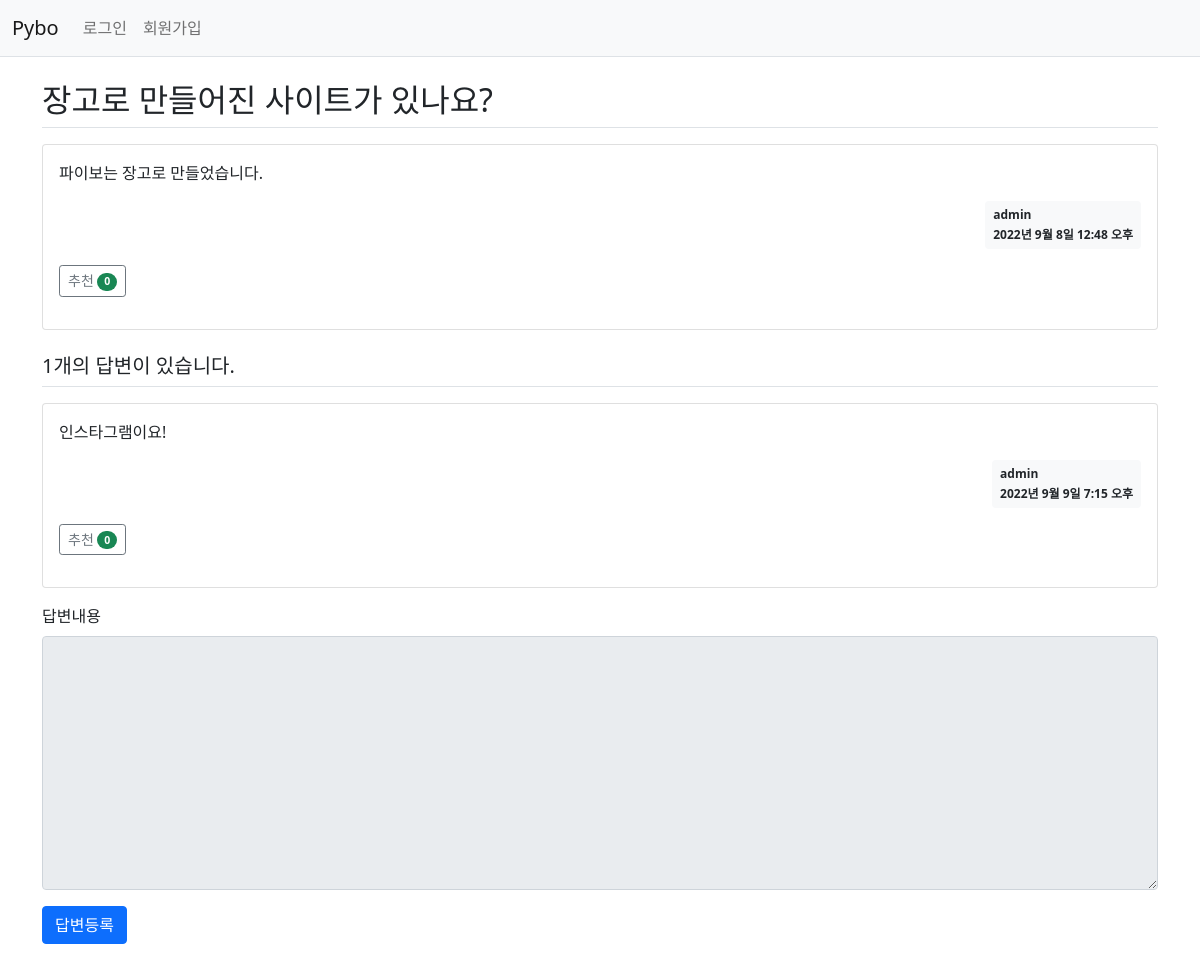
The app's page /pybo/5/ with its own data.
### pybo/models.py (models this page shows, shortened)
class Question(models.Model):
    author = models.ForeignKey(User, on_delete=models.CASCADE, related_name='author_question')
    subject = models.CharField(max_length=200)
    content = models.TextField()
    create_date = models.DateTimeField()
    modify_date = models.DateTimeField(null=True, blank=True)
    voter = models.ManyToManyField(User, related_name='voter_question')

class Answer(models.Model):
    author = models.ForeignKey(User, on_delete=models.CASCADE, related_name='author_answer')
    question = models.ForeignKey(Question, on_delete=models.CASCADE)
    content = models.TextField()
    create_date = models.DateTimeField()
    modify_date = models.DateTimeField(null=True, blank=True)
    voter = models.ManyToManyField(User, related_name='voter_answer')

### pybo/views/base_views.py (the view)
def detail(request, question_id):
    question = get_object_or_404(Question, pk=question_id)
    context = {'question': question}
    return render(request, 'pybo/question_detail.html', context)

### pybo/templatetags/pybo_filter.py (called while the page is built)
@register.filter
def mark(value):
    extensions = ["nl2br", "fenced_code"]
    return mark_safe(markdown.markdown(value, extensions=extensions))

### templates/pybo/question_detail.html (shortened to what this page needs)
{% extends 'base.html' %}
{% load pybo_filter %}
{% block content %}
<div class="container my-3">
    <h2 class="border-bottom py-2">{{ question.subject }}</h2>
    <div class="card my-3">
        <div class="card-body">
            <div class="card-text">{{ question.content|mark }}</div>
            <div class="d-flex justify-content-end">
                <div class="badge bg-light text-dark p-2 text-start">
                    <div class="mb-2">{{ question.author.username }}</div>
                    <div>{{ question.create_date }}</div>
                </div>
            </div>
            <div class="my-3">
                <a href="javascript:void(0)" data-uri="{% url 'pybo:question_vote' question.id  %}"
                   class="recommend btn btn-sm btn-outline-secondary"> 추천
                    <span class="badge rounded-pill bg-success">{{question.voter.count}}</span>
                </a>
            </div>
        </div>
    </div>
    <h5 class="border-bottom my-3 py-2">{{question.answer_set.count}}개의 답변이 있습니다.</h5>
    {% for answer in question.answer_set.all %}
    <div class="card my-3">
        <div class="card-body">
            <div class="card-text">{{ answer.content|mark }}</div>
            <div class="d-flex justify-content-end">
                <div class="badge bg-light text-dark p-2 text-start">
                    <div class="mb-2">{{ answer.author.username }}</div>
                    <div>{{ answer.create_date }}</div>
                </div>
            </div>
            <div class="my-3">
                <a href="javascript:void(0)" data-uri="{% url 'pybo:answer_vote' answer.id  %}"
                   class="recommend btn btn-sm btn-outline-secondary"> 추천
                    <span class="badge rounded-pill bg-success">{{answer.voter.count}}</span>
                </a>
            </div>
        </div>
    </div>
    {% endfor %}
    <form action="{% url 'pybo:answer_create' question.id %}" method="post" class="my-3">
        <div class="mb-3">
            <label for="content" class="form-label">답변내용</label>
            <textarea {% if not user.is_authenticated %}disabled{% endif %}
                      name="content" id="content" class="form-control" rows="10"></textarea>
        </div>
        <input type="submit" value="답변등록" class="btn btn-primary">
    </form>
</div>
{% endblock %}

### records on screen
Question: subject "장고로 만들어진 사이트가 있나요?", content|mark "파이보는 장고로 만들었습니다.", author.username "admin", create_date "2022년 9월 8일 12:48 오후", voter.count "0", answer_set.count "1"
Answer: content|mark "인스타그램이요!", author.username "admin", create_date "2022년 9월 9일 7:15 오후", voter.count "0"
